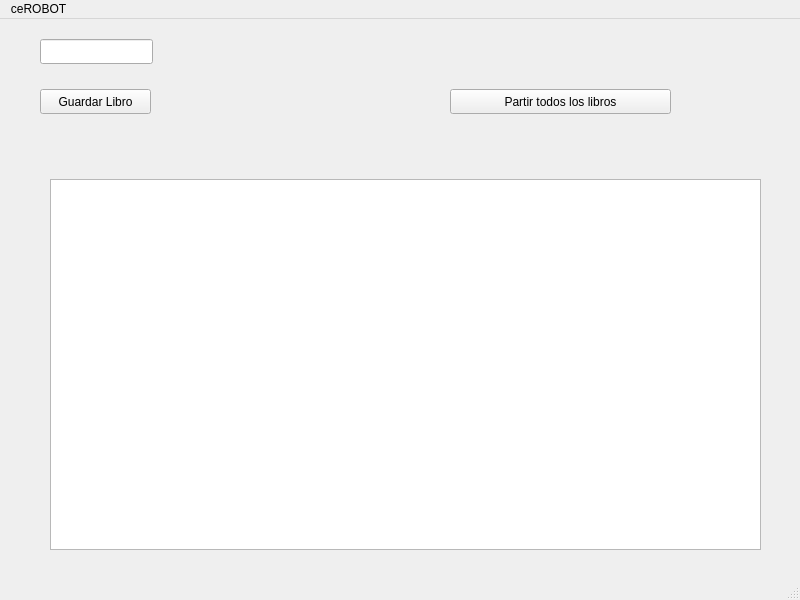
<?xml version="1.0" encoding="UTF-8"?>
<ui version="4.0">
 <class>MainWindow</class>
 <widget class="QMainWindow" name="MainWindow">
  <property name="geometry">
   <rect>
    <x>0</x>
    <y>0</y>
    <width>800</width>
    <height>600</height>
   </rect>
  </property>
  <property name="windowTitle">
   <string>MainWindow</string>
  </property>
  <widget class="QWidget" name="centralwidget">
   <widget class="QTextEdit" name="content">
    <property name="geometry">
     <rect>
      <x>50</x>
      <y>160</y>
      <width>711</width>
      <height>371</height>
     </rect>
    </property>
   </widget>
   <widget class="QLineEdit" name="name">
    <property name="geometry">
     <rect>
      <x>40</x>
      <y>20</y>
      <width>113</width>
      <height>25</height>
     </rect>
    </property>
   </widget>
   <widget class="QPushButton" name="guardarBoton">
    <property name="geometry">
     <rect>
      <x>40</x>
      <y>70</y>
      <width>111</width>
      <height>25</height>
     </rect>
    </property>
    <property name="text">
     <string>Guardar Libro</string>
    </property>
   </widget>
   <widget class="QPushButton" name="pushButton">
    <property name="geometry">
     <rect>
      <x>450</x>
      <y>70</y>
      <width>221</width>
      <height>25</height>
     </rect>
    </property>
    <property name="text">
     <string>Partir todos los libros</string>
    </property>
   </widget>
  </widget>
  <widget class="QMenuBar" name="menubar">
   <property name="geometry">
    <rect>
     <x>0</x>
     <y>0</y>
     <width>800</width>
     <height>22</height>
    </rect>
   </property>
   <widget class="QMenu" name="menuceROBOT">
    <property name="title">
     <string>ceROBOT</string>
    </property>
   </widget>
   <addaction name="menuceROBOT"/>
  </widget>
  <widget class="QStatusBar" name="statusbar"/>
 </widget>
 <resources/>
 <connections/>
</ui>
